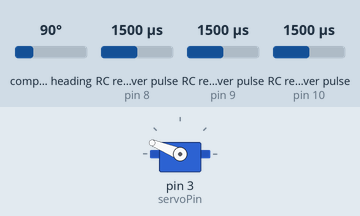
A sketch run on a simulated Arduino Uno, built with avr-gcc and run on an emulated ATmega328P. Parts: servo. Wiring (inferred from the names in the program): 3 × RC receiver channel: data pin 8 / data pin 9 / data pin 10. Inputs (shaded band) come from the test bench; at power-on: RC receiver pulse (sensors on pin 8, pin 10, pin 9) 1500 µs, compass heading 90°.

Above: at 1.2 s.
1.3 s: RC receiver pulse (sensor on pin 8) set to 1020 µs
At 1.6 s:
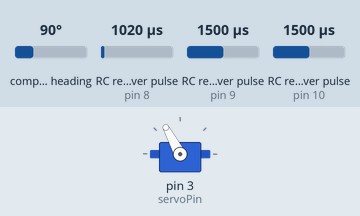
2.8 s: compass heading set to 49°
4.3 s: compass heading set to 41°
At 5.5 s:
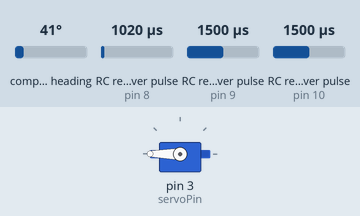
5.8 s: RC receiver pulse (sensor on pin 10) set to 1020 µs
At 6.2 s:
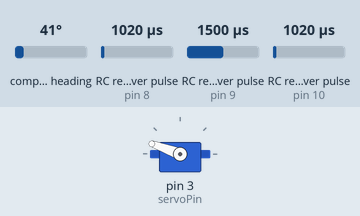
7.3 s: RC receiver pulse (sensor on pin 9) set to 1484 µs
At 8.5 s:
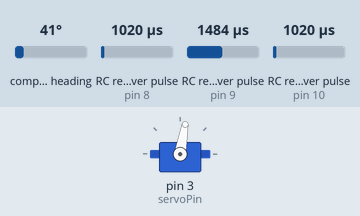
8.8 s: RC receiver pulse (sensor on pin 8) set to 1500 µs
At 9.7 s:
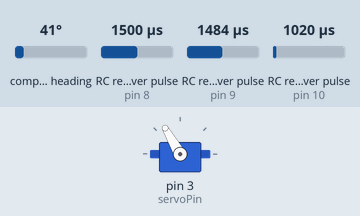
Timing chart, 0 to 11.3 s (numbered marks = the images above; inputs shaded):
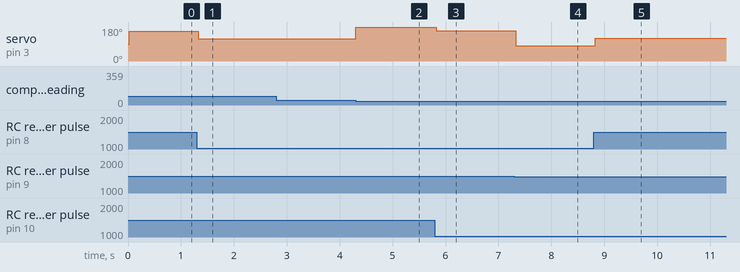

Measured:
- the behaviour switches between 46 and 45° on compass heading (found by bisection; images 1 and 2)
- the behaviour switches between 1500 and 1499 µs on RC receiver pulse (sensor on pin 9) (found by bisection; images 3 and 4)
- after the input at 1.3 s, servo on pin 3 (servoPin): 158° → 118° at once
- after the input at 2.8 s, every drawn part: stays the same
- after the input at 4.3 s, servo on pin 3 (servoPin): 118° → 180° at once
- after the input at 5.8 s, servo on pin 3 (servoPin): 180° → 160° at once
- after the input at 7.3 s, servo on pin 3 (servoPin): 160° → 80° at once
- after the input at 8.8 s, servo on pin 3 (servoPin): 80° → 120° at once

The sketch:

MonocopterControl14_LegoServo2.ino
```cpp
#define rcPin1 8   // Pin 8 Connected to CH1 of Transmitter;
#define rcPin2 9   // Pin 9 Connected to CH2
#define rcPin3 10   // Flap
#include <Servo.h>
#include <QMC5883L.h>
#include <Wire.h>
QMC5883L compass;
Servo Servo1;
int servoPin = 3;
int x = 0;  // Receiver Channel 1 PPM value
int y = 0;  // Receiver Channel 2 PPM value
int z = 0;
int x_mid = 1520;
int y_mid = 1500;
int z_mid = 1520;
float flight_bearing;
float current_bearing;
float flight_magnitude = 0;
float x_vec = 0;
float y_vec = 0;
float z_vec = 0;
float default_angle = 160;
float neutral_angle = default_angle;
float servo_angle = 160;
float flap_constant = 0.08;

bool flyDirection = false;

void setup() {
  pinMode(rcPin1, INPUT);
  pinMode(rcPin2, INPUT);
  pinMode(rcPin3, INPUT);

  Servo1.attach(servoPin);
  Wire.begin();
  compass.init();
  compass.setSamplingRate(200);

  //Serial.begin(9600);
}

void loop() {

  x = pulseIn(rcPin1, HIGH, 50000);  // (Pin, State, Timeout)
  y = pulseIn(rcPin2, HIGH, 50000);
  z = pulseIn(rcPin3, HIGH, 50000);

  x_vec = x_mid - x;
  y_vec = y_mid - y;
  z_vec = z_mid - z;


  int heading = compass.readHeading();

  if(heading==0) {
    /* Still calibrating, so measure but don't print */
  }
  else {
    current_bearing = heading;
  }


  if ((z_vec > 15) or (z_vec < -15)){
    neutral_angle = default_angle - (z_vec * 0.08);

  }

  else {
    neutral_angle = default_angle;
  }


  flight_magnitude = sqrt(sq(x_vec) + sq(y_vec));


  if ((x_vec >= 0) && (y_vec >= 0)){
    flight_bearing = 90 - (57 * atan(y_vec / x_vec));


    if (0 <= current_bearing and current_bearing <= flight_bearing + 90) {
      flyDirection = true;
    }

    else if (270 + flight_bearing <= current_bearing and current_bearing <= 360) {
      flyDirection = true;
    }

    else {
      flyDirection = false;
    }

  }


  else if ((x_vec >= 0) && (y_vec < 0)){
    flight_bearing = 90 + (57 * atan(y_vec / - x_vec));

    if (flight_bearing - 45 <= current_bearing and current_bearing <= flight_bearing + 45) {
      flyDirection = true;
    }

    else {
      flyDirection = false;
    }

  }

  else if ((x_vec < 0) && (y_vec < 0)){
    flight_bearing = 270 - (57 * atan(y_vec / x_vec));

    if (flight_bearing - 45 <= current_bearing and current_bearing <= flight_bearing + 45) {
      flyDirection = true;
    }

    else {
      flyDirection = false;
    }

  }

  else if ((x_vec < 0) && (y_vec >= 0)){
    flight_bearing = 270 + (57 * atan(y_vec / - x_vec));

    if (flight_bearing - 45 <= current_bearing and current_bearing <= 360) {
      flyDirection = true;
    }

    else if (0 <= current_bearing and current_bearing <= 360 - flight_bearing) {
      flyDirection = true;
    }

    else {
      flyDirection = false;
    }


  }


  if (flight_magnitude > 25) {
    //servo_angle = neutral_angle + (flap_constant * flight_magnitude * 57.29578 * sin(0.01745329 * (current_bearing - flight_bearing) + 4.712389));


    if (flyDirection == true) {
      servo_angle = neutral_angle - flap_constant * flight_magnitude; // changed sign
    }

    else if (flyDirection == false) {
      servo_angle = neutral_angle + flap_constant * flight_magnitude; // changed sign
    }


  }

  else if (flight_magnitude <= 25) {
    servo_angle = neutral_angle;
  }

  Servo1.write(servo_angle);
  //Serial.println(180 - servo_angle);
  //Serial.println(current_bearing);
  //Serial.println(flight_bearing);
  //Serial.println("");

}
```
